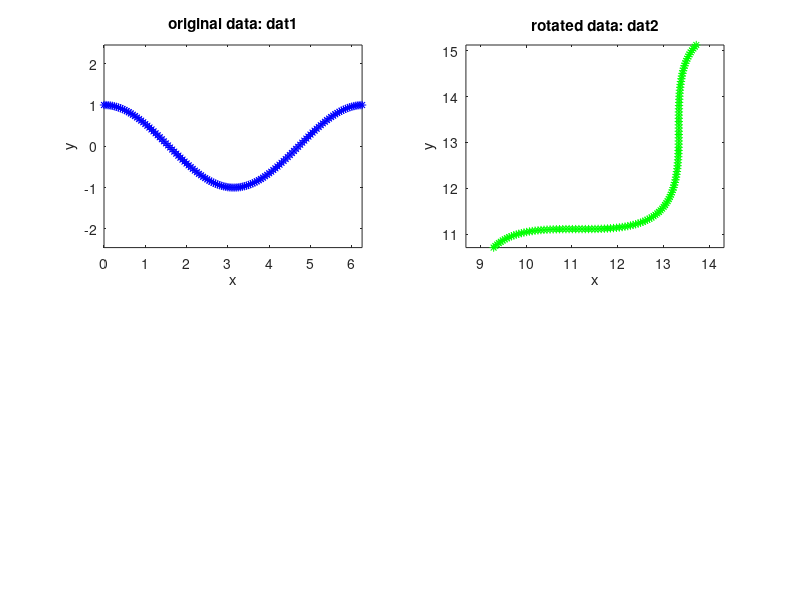

This figure's MATLAB source: (Note: this script raises an error after producing the figure.)
function [f1 f2] = test_angleDifference
% test angleDifference feature
% show that it is invariant to translation and rotation

addpath('../feature');

% generate dat1
x = 0:0.05:2*pi;
y = cos(x);
dat1 = [x;y]';
subplot(221);
plot(dat1(:,1),dat1(:,2),'b*');
xlabel('x');ylabel('y');title('original data: dat1');
axis('equal');

% rotate dat1 to dat2
T = 10;
theta = pi/4;
R = [cos(theta) -sin(theta); sin(theta) cos(theta)];
dat2 = (R*dat1')'+T;
subplot(222);
plot(dat2(:,1),dat2(:,2),'g*');
xlabel('x');ylabel('y');title('rotated data: dat2');
axis('equal');

% get angle difference feature
f1 = angleDifference(dat1);
f2 = angleDifference(dat2);
subplot(223);
hold on;
plot(f1,'b+');
plot(f2,'go');
title('angle difference feature');
legend('feature from dat1','feature from dat2')
hold off;

rmpath('../feature');

end